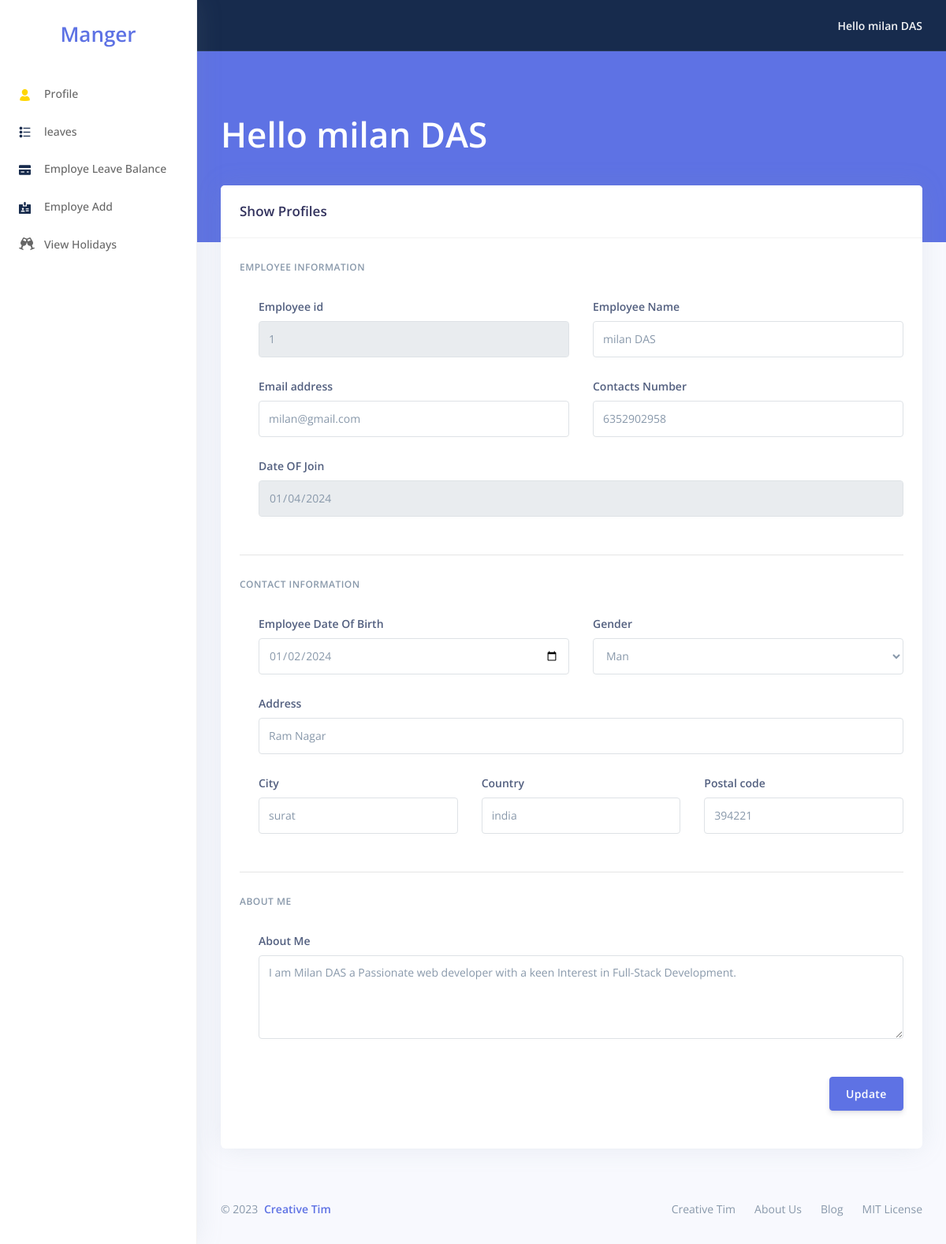
The app's page /manager/profile.php (signed in) with its own data.
### tables this page shows
CREATE TABLE `manager` (
  `manage_id` int(11) NOT NULL,
  `manage_name` varchar(255) NOT NULL,
  `manage_email` varchar(255) NOT NULL,
  `manage_password` varchar(255) NOT NULL,
  `manage_mob` varchar(11) NOT NULL,
  `manage_doj` varchar(255) NOT NULL,
  `created_time` timestamp NOT NULL DEFAULT current_timestamp() ON UPDATE current_timestamp()
);

CREATE TABLE `manage_details` (
  `managede_id` int(11) NOT NULL,
  `dob` varchar(255) NOT NULL,
  `gender` varchar(50) NOT NULL,
  `address` varchar(255) NOT NULL,
  `city` varchar(10) NOT NULL,
  `country` varchar(10) NOT NULL,
  `postal_code` int(6) NOT NULL,
  `about` varchar(225) NOT NULL,
  `manage_id` int(11) NOT NULL,
  `created_time` int(11) NOT NULL
);

### manager/profile.php (the view, shortened to what this page needs)
<?php include('../comman/config.php');
?>
<!DOCTYPE html>
<html>
<head>
  <?php include('../manager/links/cssLinks.php'); ?>
</head>
<body>
  <?php include('./sidbar.php'); ?>
  <div class="main-content" id="panel">
    <?php  include('./hader.php')?>
    <div class="header pb-7 bg-primary d-flex align-items-center">
      <div class="container-fluid d-flex  align-items-center">
        <div class="row">
          <div class="col-lg-12 col-md-10 mt-6">
            <h1 class="display-2 text-white">Hello <?php echo $_SESSION['manage_name'];  ?> </h1>
          </div>
        </div>
      </div>
    </div>
    <div class="container-fluid mt--6">
      <div class="row">
        <div class="col-xl-12 order-xl-1">
          <div class="card">
            <div class="card-header">
              <div class="row align-items-center">
                <div class="col-8">
                  <h3 class="mb-0">Show Profiles</h3>
                </div>
              </div>
            </div>
            <div class="card-body">
              <form method="POST">
                <?php
                  $id = $_SESSION['manage_id'];
                  $sql = "SELECT * FROM manager WHERE manager.manage_id = $id;";
                  $result = mysqli_query($con, $sql);
                  while ($row = mysqli_fetch_assoc($result)){
                ?>
                <h6 class="heading-small text-muted mb-4">Employee Information</h6>
                  <div class="pl-lg-4">
                  <div class="row">
                      <div class="col-lg-6">
                        <div class="form-group">
                          <label class="form-control-label" for="input-id">Employee id</label>
                          <input type="text" id="input-id" class="form-control" value="<?php echo $row['manage_id']; ?>" disabled>
                        </div>
                      </div>
                      <div class="col-lg-6">
                        <div class="form-group">
                          <label class="form-control-label" for="input-email">Employee Name</label>
                          <input type="text" id="input-email" class="form-control" value="<?php echo $row['manage_name']; ?>">
                        </div>
                      </div>
                    </div>
                    <div class="row">
                      <div class="col-lg-6">
                        <div class="form-group">
                          <label class="form-control-label" for="input-username">Email address</label>
                          <input type="text" id="input-username" class="form-control" placeholder="Username" value="<?php echo $row['manage_email']; ?>" >
                        </div>
                      </div>
                      <div class="col-lg-6">
                        <div class="form-group">
                          <label class="form-control-label" for="input-email">Contacts Number</label>
                          <input type="number" id="input-email" class="form-control" value="<?php echo $row['manage_mob'];?>">
                        </div>
                      </div>
                    </div>
                    <div class="row">
                      <div class="col-lg-12">
                        <div class="form-group">
                          <label class="form-control-label" for="input-doj">Date OF Join</label>
                          <input type="date" id="input-doj" class="form-control"  value="<?php echo $row['manage_doj']; ?>" disabled>
                        </div>
                      </div>
                    </div>
                  </div>
                <hr class="my-4" />
               <?php  } ?>
               <?php
                  $id = $_SESSION['manage_id'];
                  $sql = "SELECT * FROM manage_details WHERE manage_details.manage_id = $id";
                  $result = mysqli_query($con, $sql);
                  if ($row = mysqli_fetch_assoc($result)){
                ?>
                    <h6 class="heading-small text-muted mb-4">Contact information</h6>
                    <div class="pl-lg-4">
                    <div class="row">
                          <div class="col-lg-6">
                            <div class="form-group">
                              <label class="form-control-label" for="input-dob"> Employee Date Of Birth</label>
                              <input type="date" id="input-dob" value="<?php echo $row['dob']  ?>"  name="udob" class="form-control">
                            </div>
                          </div>
                          <div class="col-lg-6">
                            <div class="form-group">
                                  <label class="form-control-label" for="input-employeename">Gender</label>
                                      <select  class="form-control" id="input-employeename" name="ugender">
                                      <option  selected><?php echo $row['gender']  ?></option>
                                    </select>
                            </div>
                          </div>
                        </div>
                      <div class="row">
                        <div class="col-md-12">
                          <div class="form-group">
                            <label class="form-control-label" for="input-address">Address</label>
                            <input id="input-address" class="form-control" name="uaddress" value="<?php echo $row['address'] ?>" type="text">
                          </div>
                        </div>
                      </div>
                      <div class="row">
                        <div class="col-lg-4">
                          <div class="form-group">
                            <label class="form-control-label" for="input-city">City</label>
                            <input type="text" id="input-city" class="form-control" value="<?php echo $row['city'] ?>" name="ucity" >
                          </div>
                        </div>
                        <div class="col-lg-4">
                          <div class="form-group">
                            <label class="form-control-label" for="input-country">Country</label>
                            <input type="text" id="input-country" class="form-control" value="<?php echo $row['country'] ?>" name="ucountry" >
                          </div>
                        </div>
                        <div class="col-lg-4">
                          <div class="form-group">
                            <label class="form-control-label" for="input-country">Postal code</label>
                            <input type="number" id="input-postal-code" class="form-control" name="upostal_code" value="<?php echo $row['postal_code'] ?>">
                          </div>
                        </div>
                      </div>
                    </div>
                    <hr class="my-4" />
                    <h6 class="heading-small text-muted mb-4">About me</h6>
                    <div class="pl-lg-4">
                      <div class="form-group">
                        <label class="form-control-label">About Me</label>
                        <textarea rows="4" name="uabout" class="form-control"><?php echo $row['about'] ?></textarea>
                      </div>
                    </div>
                      <div class="text-right">
                        <button type="submit" name="update" class="btn btn-primary my-4">Update</button>
                      </div>
                <?php }?>
              </form>
            </div>
          </div>
        </div>
      </div>
      <?php include('../comman/footer.php') ?>
    </div>
  </div>
</body>
</html>

### records on screen
manager: manage_id "1", manage_name "milan DAS", manage_email "milan@gmail.com", manage_mob "6352902958", manage_doj "01/04/2024"
manage_details: udob "01/02/2024", ugender "Man", uaddress "Ram Nagar", ucity "surat", ucountry "india", upostal_code "394221", uabout "I am Milan DAS a Passionate web developer with a keen Interest in Full-Stack Development."

### other values on screen
$_SESSION['manage_name'] "milan DAS"
